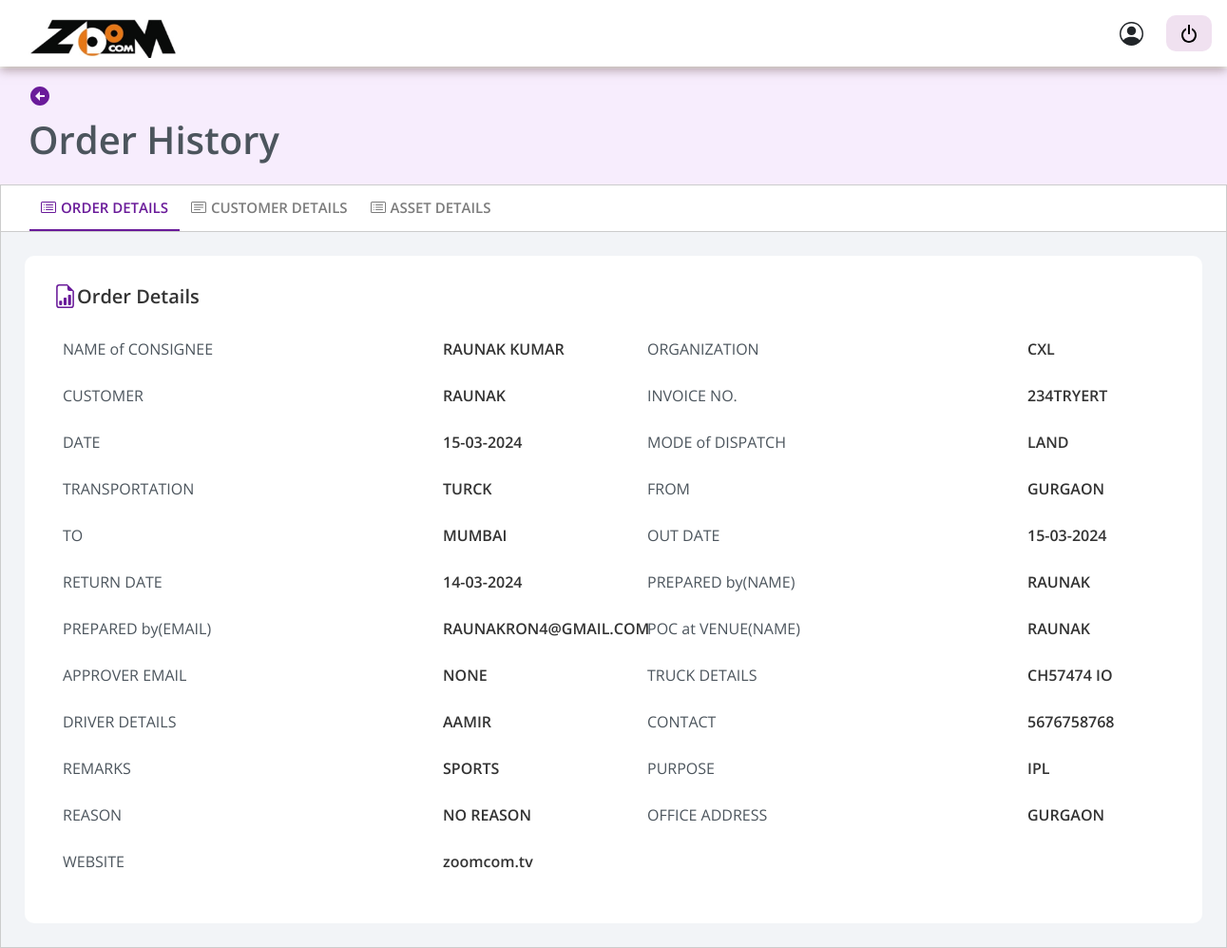
Screenshot of /asset_management/go-to-orders-history-details/1/ with the database file from the repository.
### orders/models.py (models this page shows)
class OrderDetail(models.Model):
    from requirements.models import RequirementCust
    class OrderStatus(models.IntegerChoices):
            BOOKED = 1,
            APPROVED = 2,
            CANCELLED = 3,
            DISPATCHED = 4,
    assets = models.ManyToManyField(AssetMaster, related_name='order_details', blank=True)
    customer_id = models.ForeignKey(CustomerDetail, on_delete=models.SET_NULL, null=True)
    req_id = models.ForeignKey(RequirementCust, on_delete=models.SET_NULL, null=True)
    price = models.CharField(null=True, blank=True, max_length=50)
    order_status = models.IntegerField(choices=OrderStatus.choices, default=OrderStatus.BOOKED)
    organization = models.CharField(max_length=100, blank=True, null=True)
    remarks = models.CharField(max_length=100, null=True, blank=True)
    customer = models.CharField(max_length=100, null=True, blank=True)
    deployment_date = models.DateField(null=True, blank=True)
    return_date = models.DateField(null=True, blank=True)
    name_of_consignee = models.CharField(max_length=100, blank=True, null=True)
    invoice_number = models.CharField(max_length=100, blank=True, null=True)
    mode_of_dispatch = models.CharField(max_length=100, blank=True, null=True)
    transportation = models.CharField(max_length=100, blank=True, null=True)
    order_to = models.CharField(max_length=100, blank=True, null=True)
    order_from = models.CharField(max_length=100, blank=True, null=True)
    out_date_and_time = models.DateField(null=True, blank=True)
    prepared_by_name = models.CharField(max_length=100, blank=True, null=True)
    prepared_by_email = models.CharField(max_length=100, blank=True, null=True)
    poc_at_venue_name = models.CharField(max_length=100, blank=True, null=True)
    approver_email = models.CharField(max_length=100, blank=True, null=True)
    truck_details = models.CharField(max_length=100, blank=True, null=True)
    contact_details = models.CharField(max_length=100, blank=True, null=True)
    driver_details = models.CharField(max_length=100, blank=True, null=True)
    purpose = models.CharField(max_length=100, blank=True, null=True)
    reason = models.CharField(max_length=100, blank=True, null=True)
    office_address = models.CharField(max_length=100, blank=True, null=True)
    website = models.CharField(max_length=100, blank=True, null=True)
    challan_number = models.CharField(max_length=100, blank=True, null=True)
    maker_email = models.CharField(max_length=100, blank=True, null=True)
    checker_email = models.CharField(max_length=100, blank=True, null=True)
    approve_order = models.BooleanField(default=False)
    order_dispatch = models.BooleanField(default=False)
    kit_checker=models.CharField(max_length=100,null=True,blank=True)
    kit_physical_verifier=models.CharField(max_length=100,null=True,blank=True)
    logistic_assigner=models.CharField(max_length=100,null=True,blank=True)

### orders/views.py (the view)
# urls.py: path('go-to-orders-history-details/<int:id>/', order_history_details, name='order_history_details'),
def order_history_details(request, id):
    ctx={}
    order_history_obj = OrderHistory.objects.filter(id=id).first()
    order_history_obj_ctx = OrderHistory.objects.filter(id=id)
    order_id = order_history_obj.order_id
    order_assets = model_to_dict(order_id)
    all_asset_of_order = order_assets.get('assets')
    ctx['all_asset_of_order'] = all_asset_of_order
    ctx['order_history_obj_ctx'] = order_history_obj_ctx
    ctx['order_id'] = order_id
    return render(request, 'orders_history.html',ctx)

### orders/templates/orders_history.html (shortened to what this page needs)
{% load static%}
{% include 'base_dashboard.html' %}
{% block content %}
<link rel="stylesheet" href="https://cdnjs.cloudflare.com/ajax/libs/dropzone/5.9.2/min/dropzone.min.css">
<link rel="stylesheet" href="https://cdnjs.cloudflare.com/ajax/libs/font-awesome/5.15.3/css/all.min.css">
<section class="assetdetail">
    <button onclick="goToConfirmOrdersList()" style="border: none; margin-bottom: 10px; background-color: transparent;"><svg xmlns="http://www.w3.org/2000/svg" width="24" height="24" viewBox="0 0 24 24" style="fill: #6A1B9A;transform: msFilter"><path d="M12 2C6.486 2 2 6.486 2 12s4.486 10 10 10 10-4.486 10-10S17.514 2 12 2zm5 11h-5v4l-5-5 5-5v4h5v2z"></path></svg></button>
    <div class="assetheaderbuttones">
        <h1>Order History</h1>
    </div>
</section>
 <div class="navbar-navi tab">
    <button class="tablinks active" onclick="openCity(event, 'London')">Order Details</button>
    <button class="tablinks" onclick="openCity(event, 'Paris')">Customer Details</button>
    <button class="tablinks" onclick="openCity(event, 'Tokyo')">Asset Details</button>
  </div>
  <div id="London" class="tabcontent active">
    <section  class="assetdetail-detail " >
        <div class="assetdetail-containing">
            <div class="assetdetail-contain mt-0">
                <h1>Order Details
                </h1>
                <div class="detialasset mt-4">
                    <div class="detialasset-name">
                        <p>Name <span>of</span> consignee</p>
                        <div class="bndname">
                            <span class="bdnme">{{order_id.name_of_consignee}}</span>
                        </div>
                    </div>
                    <div class="detialasset-name">
                        <p>Organization</p>
                        <div class="bndname">
                            <span class="bdnme">{{order_id.organization}}</span>
                        </div>
                    </div>
                    <div class="detialasset-name">
                        <p>customer</p>
                        <div class="bndname">
                            <span class="bdnme">{{order_id.customer}}</span>
                        </div>
                    </div>
                    <div class="detialasset-name">
                        <p>Invoice No. </p>
                        <div class="bndname">
                            {{order_id.invoice_number}}
                        </div>
                    </div>
                    <div class="detialasset-name">
                        <p>Date </p>
                        <div class="bndname">
                           {{order_id.out_date_and_time|date:'d-m-Y'}}
                        </div>
                    </div>
                    <div class="detialasset-name">
                        <p>Mode <span>of</span> Dispatch</p>
                        <div class="bndname">{{order_id.mode_of_dispatch}}</div>
                    </div>
                    <div class="detialasset-name">
                        <p>Transportation</p>
                        <div class="bndname">{{order_id.transportation}}</div>
                    </div>
                    <div class="detialasset-name">
                        <p>from</p>
                        <div class="bndname">{{order_id.order_from}}</div>
                    </div>
                    <div class="detialasset-name">
                        <p>to</p>
                        <div class="bndname">{{order_id.order_to}}</div>
                    </div>
                    <div class="detialasset-name">
                        <p>Out Date</p>
                        <div class="bndname">{{order_id.out_date_and_time|date:'d-m-Y'}}</div>
                    </div>
                    <div class="detialasset-name">
                        <p>Return Date</p>
                        <div class="bndname">{{order_id.return_date|date:'d-m-Y'}}</div>
                    </div>
                    <div class="detialasset-name">
                        <p>Prepared <span>by</span>(Name)</p>
                        <div class="bndname">{{order_id.prepared_by_name}}</div>
                    </div>
                    <div class="detialasset-name">
                        <p>Prepared <span>by</span>(Email) </p>
                        <div class="bndname">{{order_id.prepared_by_email}}</div>
                    </div>
                    <div class="detialasset-name">
                        <p>POC <span>AT</span> Venue(Name)</p>
                        <div class="bndname">{{order_id.poc_at_venue_name}}</div>
                    </div>
                    <div class="detialasset-name">
                        <p>APPROVER EMAIL</p>
                        <div class="bndname">{{order_id.approver_email}}</div>
                    </div>
                    <div class="detialasset-name">
                        <p>Truck Details</p>
                        <div class="bndname">{{order_id.truck_details}}</div>
                    </div>
                    <div class="detialasset-name">
                        <p>Driver Details</p>
                        <div class="bndname">{{order_id.driver_details}}</div>
                    </div>
                    <div class="detialasset-name">
                        <p>Contact </p>
                        <div class="bndname">{{order_id.contact_details}}</div>
                    </div>
                    <div class="detialasset-name">
                        <p>Remarks</p>
                        <div class="bndname">{{order_id.remarks}}</div>
                    </div>
                    <div class="detialasset-name">
                        <p>Purpose
                            </p>
                        <div class="bndname">{{order_id.purpose}}</div>
                    </div>
                    <div class="detialasset-name">
                        <p>Reason </p>
                        <div class="bndname">{{order_id.reason}}</div>
                    </div>
                    <div class="detialasset-name">
                        <p>Office Address</p>
                        <div class="bndname">{{order_id.office_address}}</div>
                    </div>
                    <div class="detialasset-name">
                        <p>Website</p>
                        <div class="bndname"><span>{{order_id.website}}</span></div>
                    </div>
                </div>
            </div>
        </div>
    </section>
    </div>
{% endblock content %}

### asset_master/templates/base_dashboard.html (shortened to what this page needs)
<!DOCTYPE html>
{% load static %}
<html lang="en" dir="ltr">
  <head>
    <link rel="stylesheet" href="{% static 'dashboard/style.css' %}">
    <link rel="stylesheet" href="https://cdnjs.cloudflare.com/ajax/libs/font-awesome/5.15.2/css/all.min.css"/>
    <link href='https://unpkg.com/boxicons@2.0.7/css/boxicons.min.css' rel='stylesheet'>
     <link rel="stylesheet" href="https://cdn.jsdelivr.net/npm/bootstrap@4.3.1/dist/css/bootstrap.min.css">
     <link rel="stylesheet" href="https://cdn.jsdelivr.net/npm/bootstrap@4.0.0/dist/css/bootstrap.min.css">
    <link rel="stylesheet" href="https://cdnjs.cloudflare.com/ajax/libs/font-awesome/4.7.0/css/font-awesome.min.css">
    <link rel="stylesheet" href="//cdn.jsdelivr.net/npm/alertifyjs@1.13.1/build/css/alertify.min.css"/>
    <link rel="stylesheet" href="//cdn.jsdelivr.net/npm/alertifyjs@1.13.1/build/css/themes/default.min.css"/>
   </head>
<body>
    {%include 'header.html'%}
    </body>
</html>

### asset_master/templates/header.html (shortened to what this page needs)
{% load static %}
<nav class="navbar" style="    box-shadow: 0px 4px 10px 0px rgba(116, 89, 89, 0.5);height: 70px; position: fixed; top: 0; width: 100%; background-color: #fff; z-index: 9;">
    <a href="{% url 'home' %}"><img src="{% static 'images/zoom logo.png'%} " class='img-fluid'  alt="" style="width: 185px;"></a>
            <div class="profile-details">
                <span class="admin_name" style="    font-family: 'Open Sans', sans-serif;padding-right: 20px;">{{request.user.email}}</span>
                <a href="/logout/" type="post" class="btn btn-info" style="background-color: #EDED; border: none; border-radius:10px;" ><img/></a>
            </div>
            </nav>

### static/dashboard/style.css (style rules this page uses)
* { margin: 0; padding: 0; box-sizing: border-box; font-family: 'Open Sans', sans-serif; text-decoration: none; list-style: none; }
body { font-family: 'Open Sans', sans-serif; margin: 0; padding: 0; }
section.assetdetail { margin-top: 72px; background: #F7EDFD; padding: 15px 30px; }
section.assetdetail .assetheaderbuttones { display: flex; justify-content: space-between; align-items: center; }
.assetheaderbuttones h1 { color: #4C555D; font-weight: 600; }
.assetdetail-detail .assetdetail-contain h1 { font-size: 20px; font-weight: 600; color: #333; display: flex; align-items: center; }
section.assetdetail-detail { background: #F2F4F7; padding: 25px; }
.detialasset-name { display: flex; width: 600px; justify-content: space-between; }
.detialasset { display: grid; grid-template-columns: auto auto; gap: 15px; padding: 10px; }
.assetdetail-detail .assetdetail-containing { width: 100%; margin: 0 auto; padding: 30px; background: #fff; border-radius: 10px; }
.assetdetail-containing .assetdetail-contain { margin-top: 50px; }
.detialasset-name p { font-style: normal; font-weight: normal !important; line-height: 18px; font-family: Open Sans; color: #4C555D !important; text-transform: uppercase; }
.detialasset-name span { text-transform: lowercase; }
span.bdnme { text-transform: uppercase; }
.detialasset-name .bndname { font-size: 1rem !important; color: #333 !important; font-style: normal; font-weight: 600 !important; line-height: 18px; font-family: Open Sans; width: 200px; text-transform: uppercase; }
.active { color: #6A1B9A; border-bottom: 3px solid #6A1B9A; }

### asset_master/templates/base_dashboard.html (style rules this page uses)
body { font-family: 'Open Sans', sans-serif; margin: 0; padding: 0; }

### orders/templates/orders_history.html (style rules this page uses)
.tab { overflow: hidden; border: 1px solid #ccc; padding: 0 30px; }
.tab button { background-color: inherit; float: left; border: none; outline: none; cursor: pointer; padding: 14px 16px; transition: 0.3s; font-size: 17px; }
.tab button.active { border-bottom:2px solid #6A1B9A; color: #6A1B9A; }
.tabcontent { display: none; border: 1px solid #ccc; border-top: none; }
#London { display: block; }
button.tablinks { float: left; padding: 12px; color: #7C7C7C; text-decoration: none; font-size: 15px; font-weight: 600; text-transform: uppercase; display: flex; align-items: center; }
button.tablinks svg { margin-right: 5px; }

### rows the page displays
OrderDetail: name_of_consignee "RAUNAK KUMAR", organization "CXL", customer "RAUNAK", invoice_number "234TRYERT", out_date_and_time "15-03-2024", mode_of_dispatch "LAND", transportation "TURCK", order_from "GURGAON", order_to "MUMBAI", return_date "14-03-2024", prepared_by_name "RAUNAK", prepared_by_email "RAUNAKRON4@GMAIL.COM", poc_at_venue_name "RAUNAK", approver_email "NONE", truck_details "CH57474 IO", driver_details "AAMIR", contact_details "5676758768", remarks "SPORTS", purpose "IPL", reason "NO REASON", office_address "GURGAON", website "zoomcom.tv"
